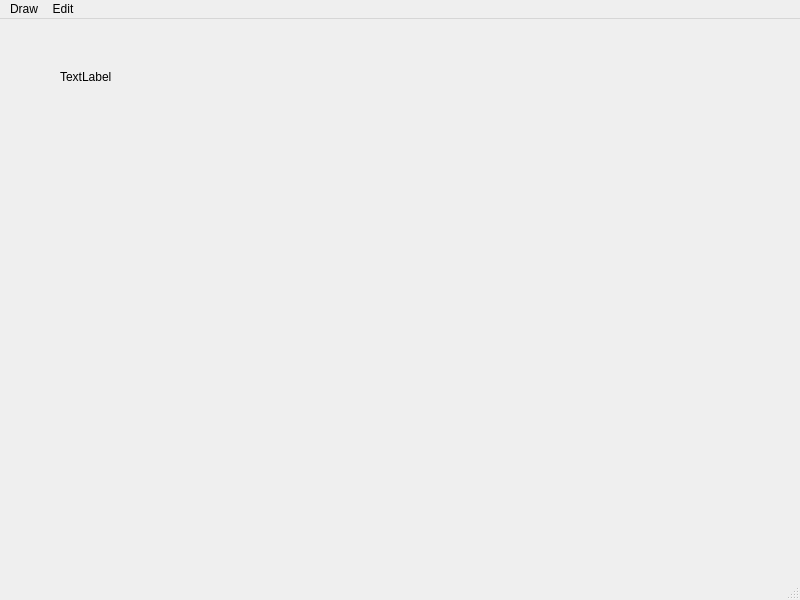
<?xml version="1.0" encoding="UTF-8"?>
<ui version="4.0">
 <class>MainWindow</class>
 <widget class="QMainWindow" name="MainWindow">
  <property name="geometry">
   <rect>
    <x>0</x>
    <y>0</y>
    <width>800</width>
    <height>600</height>
   </rect>
  </property>
  <property name="windowTitle">
   <string>MainWindow</string>
  </property>
  <widget class="QWidget" name="centralwidget">
   <widget class="QLabel" name="label">
    <property name="geometry">
     <rect>
      <x>60</x>
      <y>50</y>
      <width>59</width>
      <height>16</height>
     </rect>
    </property>
    <property name="text">
     <string>TextLabel</string>
    </property>
   </widget>
  </widget>
  <widget class="QStatusBar" name="statusbar"/>
  <widget class="QMenuBar" name="menuBar">
   <property name="geometry">
    <rect>
     <x>0</x>
     <y>0</y>
     <width>800</width>
     <height>22</height>
    </rect>
   </property>
   <widget class="QMenu" name="menuDraw">
    <property name="title">
     <string>Draw</string>
    </property>
    <widget class="QMenu" name="menuProperties">
     <property name="title">
      <string>Properties</string>
     </property>
     <addaction name="actionPage_Setup"/>
     <addaction name="actionSet_Password"/>
    </widget>
    <addaction name="actionDraw_Circle"/>
    <addaction name="actionDraw_Rectangle"/>
    <addaction name="actionDraw_Line"/>
    <addaction name="separator"/>
    <addaction name="menuProperties"/>
   </widget>
   <widget class="QMenu" name="menuEdit">
    <property name="title">
     <string>Edit</string>
    </property>
    <addaction name="actionCut"/>
    <addaction name="actionCopy"/>
    <addaction name="actionPaste"/>
   </widget>
   <addaction name="menuDraw"/>
   <addaction name="menuEdit"/>
  </widget>
  <action name="actionDraw_Circle">
   <property name="text">
    <string>Draw Circle</string>
   </property>
   <property name="shortcut">
    <string>Meta+C</string>
   </property>
  </action>
  <action name="actionDraw_Rectangle">
   <property name="text">
    <string>Draw Rectangle</string>
   </property>
   <property name="toolTip">
    <string>Draw Rectangle</string>
   </property>
  </action>
  <action name="actionDraw_Line">
   <property name="text">
    <string>Draw Line</string>
   </property>
  </action>
  <action name="actionPage_Setup">
   <property name="text">
    <string>Page Setup</string>
   </property>
  </action>
  <action name="actionSet_Password">
   <property name="text">
    <string>Set Password</string>
   </property>
   <property name="shortcut">
    <string>Shift+P</string>
   </property>
  </action>
  <action name="actionCut">
   <property name="text">
    <string>Cut</string>
   </property>
  </action>
  <action name="actionCopy">
   <property name="text">
    <string>Copy</string>
   </property>
  </action>
  <action name="actionPaste">
   <property name="text">
    <string>Paste</string>
   </property>
  </action>
 </widget>
 <resources/>
 <connections/>
</ui>
